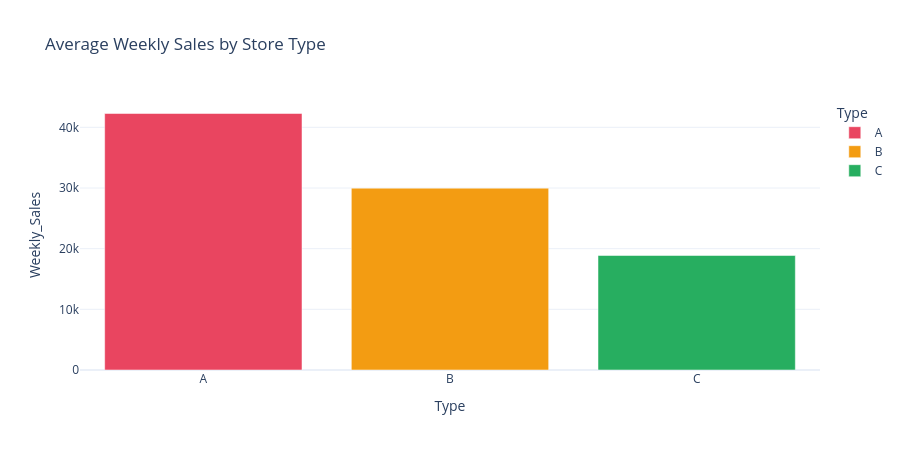

Here is the notebook cell this chart was saved with:
### Markdown cell above
## Chart 3 — Sales by Store Type

### Code cell
type_avg = df.groupby('Type')['Weekly_Sales'].mean().reset_index()
fig3 = px.bar(type_avg, x='Type', y='Weekly_Sales',
              title='Average Weekly Sales by Store Type',
              color='Type', color_discrete_map={'A': '#e94560', 'B': '#f39c12', 'C': '#27ae60'})
fig3.update_layout(height=450, template='plotly_white')
fig3.show()

### Figure 1 — Plotly figure (JSON) as saved in the notebook; plotly's stock layout.template omitted (floating-point values rounded to 4 significant figures)
{"data": [{"hovertemplate": "Type=%{x}<br>Weekly_Sales=%{y}<extra></extra>", "legendgroup": "A", "marker": {"color": "#e94560", "pattern": {"shape": ""}}, "name": "A", "orientation": "v", "showlegend": true, "textposition": "auto", "type": "bar", "x": ["A"], "xaxis": "x", "y": [42280.0], "yaxis": "y"}, {"hovertemplate": "Type=%{x}<br>Weekly_Sales=%{y}<extra></extra>", "legendgroup": "B", "marker": {"color": "#f39c12", "pattern": {"shape": ""}}, "name": "B", "orientation": "v", "showlegend": true, "textposition": "auto", "type": "bar", "x": ["B"], "xaxis": "x", "y": [29980.0], "yaxis": "y"}, {"hovertemplate": "Type=%{x}<br>Weekly_Sales=%{y}<extra></extra>", "legendgroup": "C", "marker": {"color": "#27ae60", "pattern": {"shape": ""}}, "name": "C", "orientation": "v", "showlegend": true, "textposition": "auto", "type": "bar", "x": ["C"], "xaxis": "x", "y": [18880.0], "yaxis": "y"}], "layout": {"barmode": "relative", "height": 450, "legend": {"title": {"text": "Type"}, "tracegroupgap": 0}, "title": {"text": "Average Weekly Sales by Store Type"}, "xaxis": {"anchor": "y", "categoryarray": ["A", "B", "C"], "categoryorder": "array", "domain": [0, 1], "title": {"text": "Type"}}, "yaxis": {"anchor": "x", "domain": [0, 1], "title": {"text": "Weekly_Sales"}}}}
